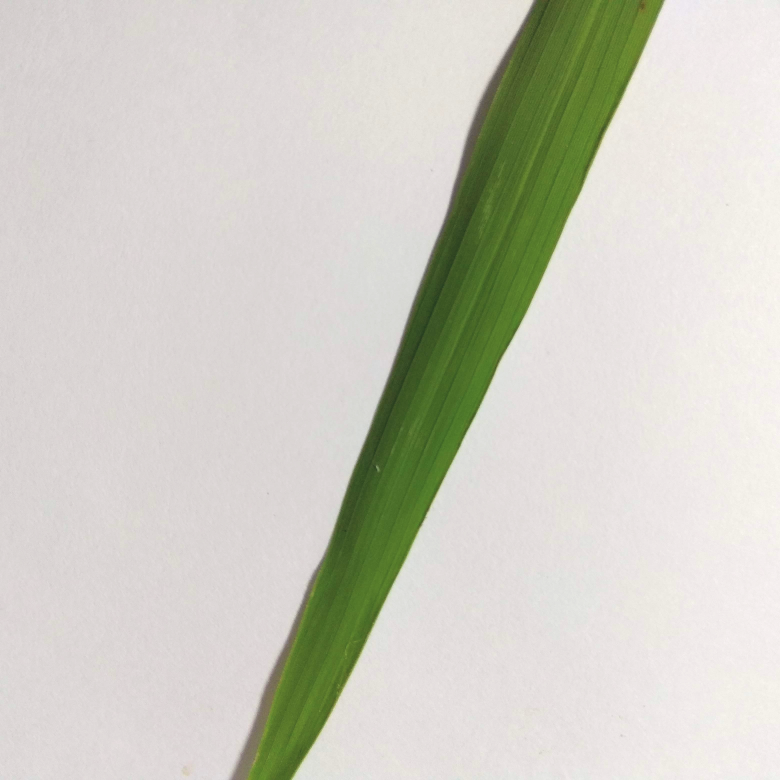
#> input picture dataset_split/test/Rice_Healthy/IMG_20190421_195610.jpg, 3120 x 3120 px (shown at 1/4 size)
$ python -i image_preprocessing.py   (imports and definitions only)
#> lines starting #> are read from the running program, lines starting #| are printed output that depends on the picture
"""
OpenCV-based image preprocessing for crop disease detection.
Provides advanced preprocessing beyond simple resize — histogram equalization,
noise reduction, and optional segmentation for leaf isolation.
"""

import io
import logging
import numpy as np

logger = logging.getLogger(__name__)

# Try OpenCV, fall back to PIL if not installed
# [8 lines not run here, left out]


def preprocess_image(image_bytes: bytes, target_size: tuple = (224, 224)) -> np.ndarray:
    """
    Preprocess a raw image for CNN inference.

    Pipeline:
        1. Decode raw bytes → BGR array
        2. Convert BGR → RGB
        3. Resize to target_size (224×224 for MobileNet/EfficientNet)
        4. Apply CLAHE (Contrast Limited Adaptive Histogram Equalization)
        5. Gaussian blur for noise reduction
        6. Normalize pixel values to [0, 1]
        7. Add batch dimension → shape (1, H, W, 3)

    Args:
        image_bytes: Raw image bytes from upload
        target_size: Target (width, height) tuple

    Returns:
        np.ndarray of shape (1, H, W, 3) with float32 values in [0, 1]
    """
    if OPENCV_AVAILABLE:
        return _preprocess_opencv(image_bytes, target_size)
    else:
        return _preprocess_pil(image_bytes, target_size)


# [68 lines left out: functions _preprocess_opencv, _preprocess_pil, extract_leaf_mask, not called in this run]

>>> import cv2
>>> picture = cv2.imread('../../../dataset_split/test/Rice_Healthy/IMG_20190421_195610.jpg', cv2.IMREAD_GRAYSCALE)
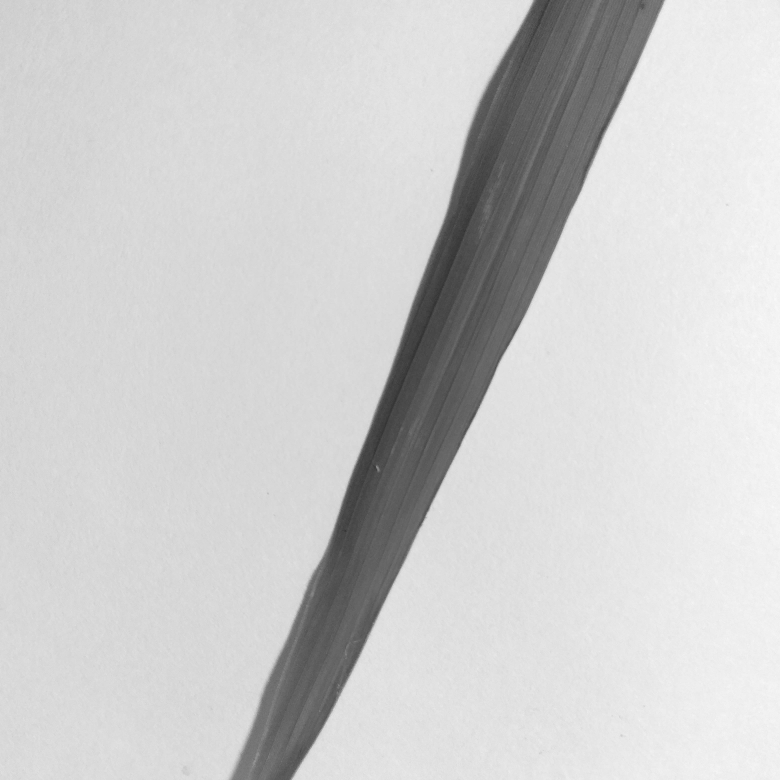
#> picture: shape (3120, 3120) (shown at 1/4 size); min 31, max 255, mean 205.3
>>> result = preprocess_image(picture)
#> (the run stopped early here; a loop or call above may not have finished)

$ run again, on dataset_split/test/Rice_Healthy/IMG_20190421_195629.jpg
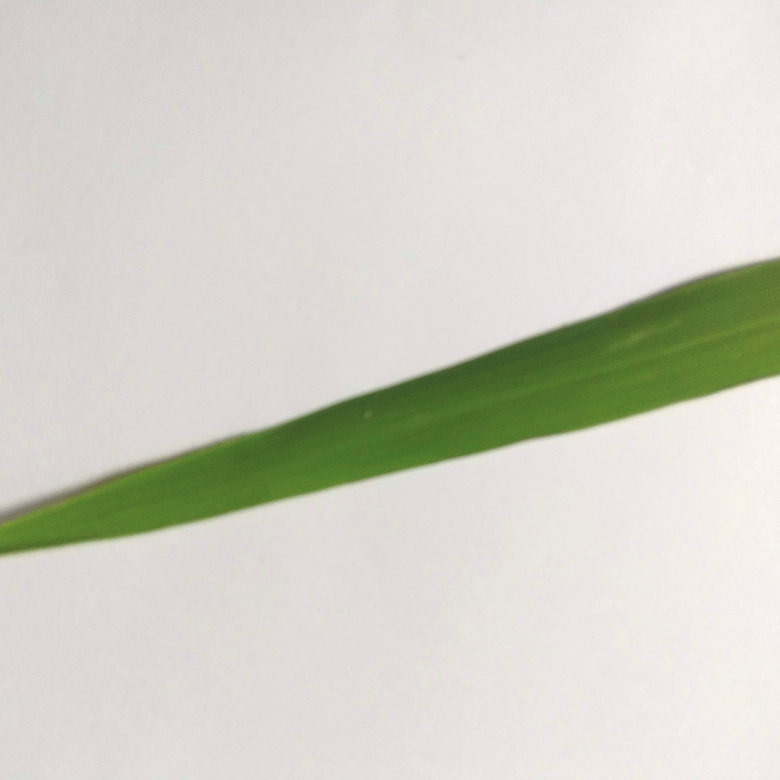
#> input picture dataset_split/test/Rice_Healthy/IMG_20190421_195629.jpg, 3120 x 3120 px (shown at 1/4 size)
#> `picture = cv2.imread('../../../dataset_split/test/Rice_Healthy/IMG_201..`:
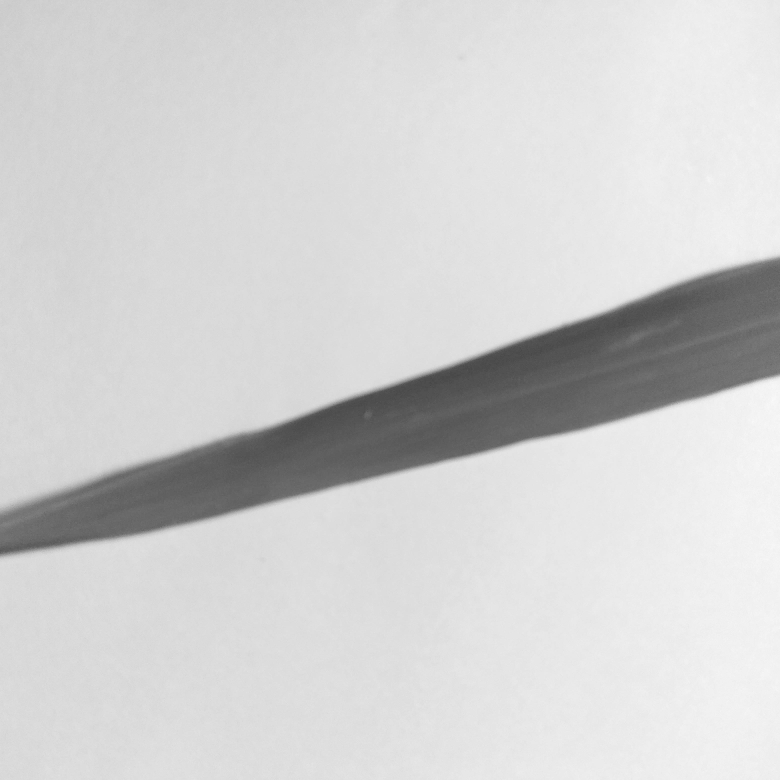
#> picture: shape (3120, 3120) (shown at 1/4 size); min 57, max 255, mean 209.3
